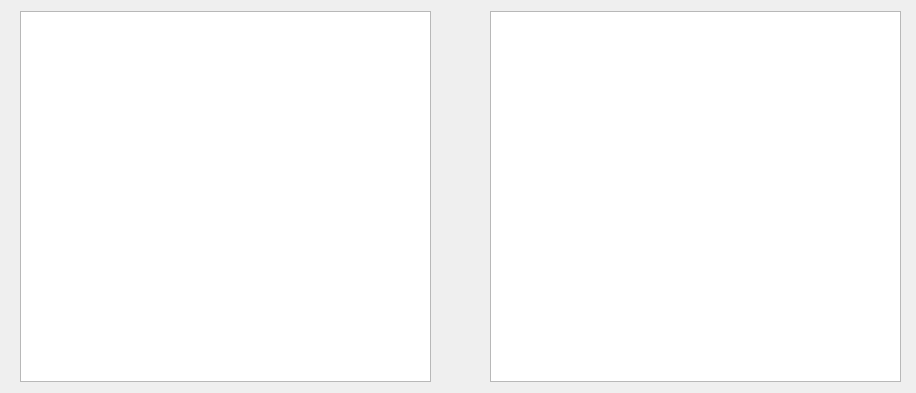
<?xml version="1.0" encoding="UTF-8"?>
<ui version="4.0">
 <class>Dialog</class>
 <widget class="QDialog" name="Dialog">
  <property name="geometry">
   <rect>
    <x>0</x>
    <y>0</y>
    <width>916</width>
    <height>393</height>
   </rect>
  </property>
  <property name="windowTitle">
   <string>Dialog</string>
  </property>
  <widget class="QTreeView" name="treeView">
   <property name="geometry">
    <rect>
     <x>20</x>
     <y>11</y>
     <width>411</width>
     <height>371</height>
    </rect>
   </property>
  </widget>
  <widget class="QListView" name="listView">
   <property name="geometry">
    <rect>
     <x>490</x>
     <y>11</y>
     <width>411</width>
     <height>371</height>
    </rect>
   </property>
  </widget>
 </widget>
 <resources/>
 <connections/>
</ui>
